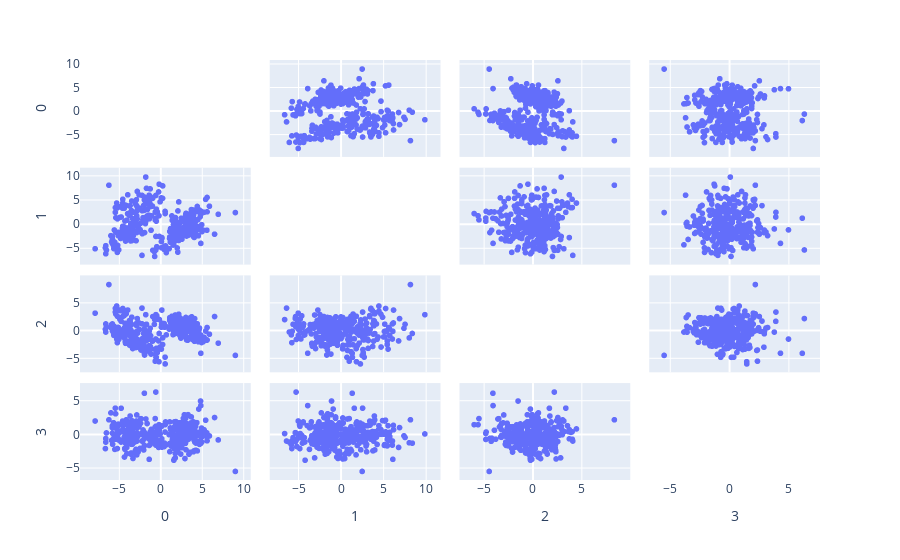

Write notebook code for a chart like this one.
### Code cell
n_components = 4

pca = PCA(n_components=n_components)
components = pca.fit_transform(df)

total_var = pca.explained_variance_ratio_.sum() * 100

labels = {str(i): f"PC {i+1}" for i in range(n_components)}
labels['color'] = Y_value

fig = px.scatter_matrix(
    components,
    color=y,
    dimensions=range(n_components),
    labels=labels,
    title=f'Total Explained Variance: {total_var:.2f}%',
)
fig.update_traces(diagonal_visible=False)
fig.show()

### Figure 1 — Plotly figure (JSON) as saved in the notebook; plotly's stock layout.template omitted (floating-point values rounded to 4 significant figures; data arrays with more than 128 entries replaced by an {"elided": "..."} marker saying what was removed)
{"data": [{"diagonal": {"visible": false}, "dimensions": [{"axis": {"matches": true}, "label": "0", "values": {"elided": "357 float values"}}, {"axis": {"matches": true}, "label": "1", "values": {"elided": "357 float values"}}, {"axis": {"matches": true}, "label": "2", "values": {"elided": "357 float values"}}, {"axis": {"matches": true}, "label": "3", "values": {"elided": "357 float values"}}], "hovertemplate": "%{xaxis.title.text}=%{x}<br>%{yaxis.title.text}=%{y}<extra></extra>", "legendgroup": "", "marker": {"color": "#636efa", "symbol": "circle"}, "name": "", "showlegend": false, "type": "splom"}], "layout": {"dragmode": "select", "legend": {"tracegroupgap": 0}, "margin": {"t": 60}}}
